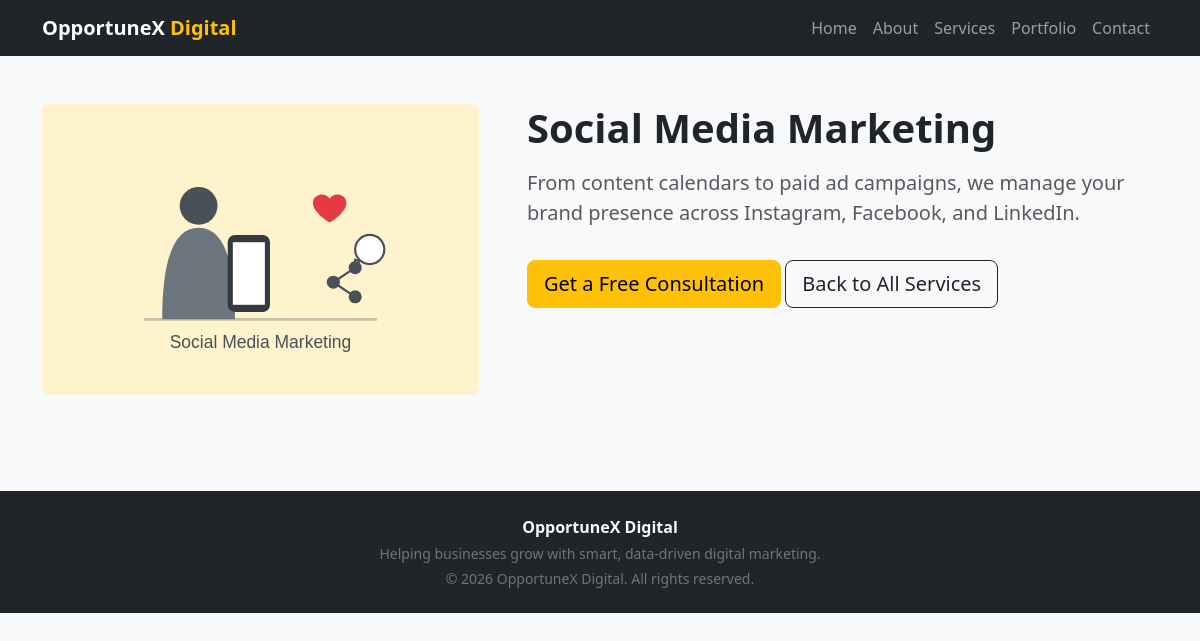
The app's page /service_detail.php?id=2, older data.
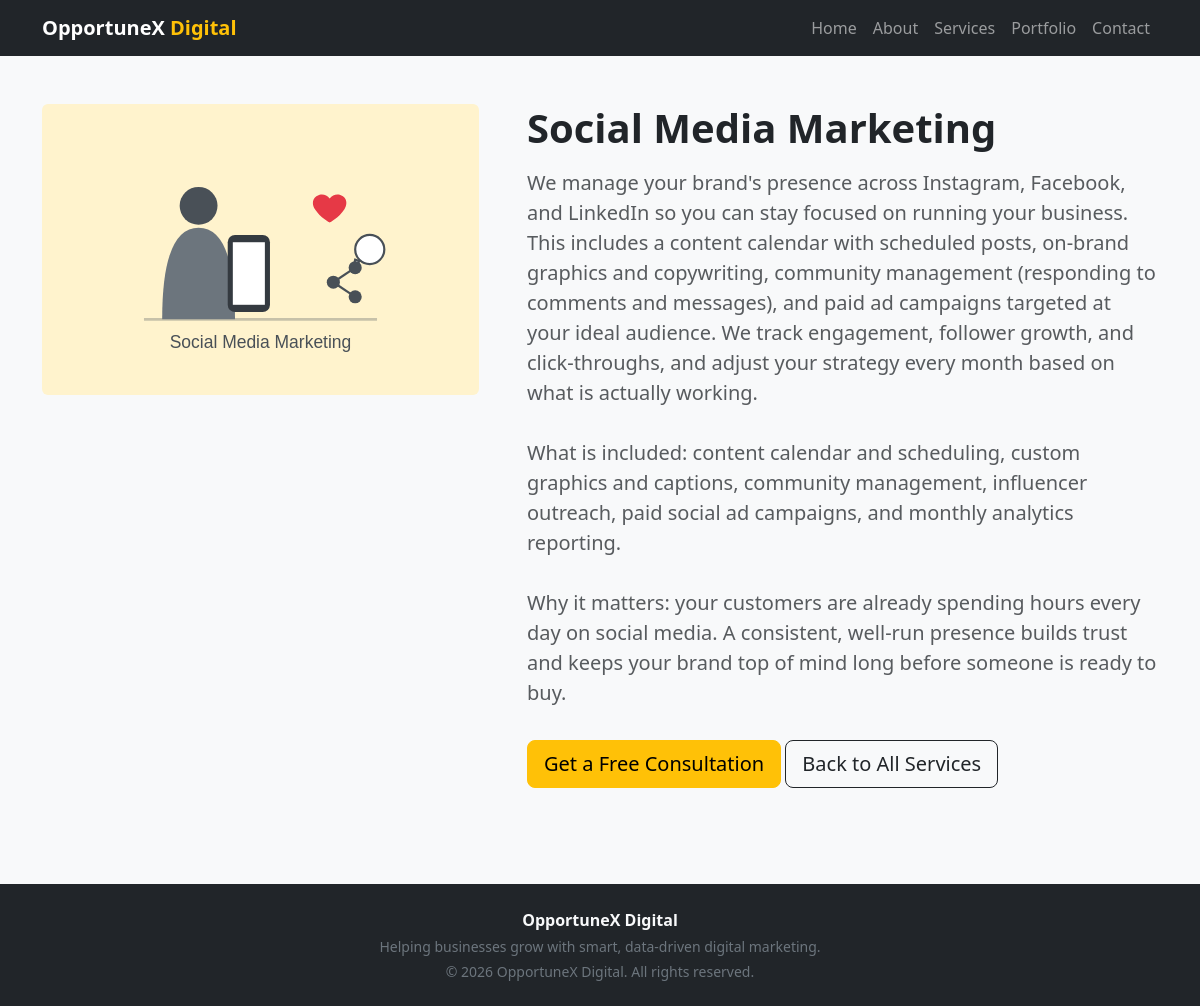
The same page, newer data.
### tables this page shows
CREATE TABLE services (
    id INT AUTO_INCREMENT PRIMARY KEY,
    title VARCHAR(150) NOT NULL,
    description TEXT NOT NULL,
    image VARCHAR(255) DEFAULT NULL,
    meta_title VARCHAR(160) DEFAULT NULL,
    meta_description VARCHAR(300) DEFAULT NULL,
    created_at TIMESTAMP DEFAULT CURRENT_TIMESTAMP
);

### includes/functions.php (called while the page is built, shortened)
<?php
function clean_input($value) {
    return htmlspecialchars(trim($value ?? ''), ENT_QUOTES, 'UTF-8');
}
function service_hero_image_url($filename, $title = '') {
    $title = strtolower($title);
    if (str_contains($title, 'social media') || str_contains($title, 'smm')) {
        return BASE_URL . '/assets/img/service-hero-smm.svg';
    }
    return BASE_URL . '/assets/img/placeholder.svg';
}

### public/service_detail.php (the view, shortened to what this page needs)
<?php
require_once __DIR__ . '/../includes/db.php';
require_once __DIR__ . '/../includes/functions.php';
$id = filter_input(INPUT_GET, 'id', FILTER_VALIDATE_INT);
$service = null;
if ($id) {
    $stmt = mysqli_prepare($conn, "SELECT id, title, description, image, meta_title, meta_description FROM services WHERE id = ?");
    mysqli_stmt_bind_param($stmt, 'i', $id);
    mysqli_stmt_execute($stmt);
    $service = mysqli_fetch_assoc(mysqli_stmt_get_result($stmt));
}
require_once __DIR__ . '/../includes/header.php';
?>
<section class="py-5">
  <div class="container">
    <?php if ($service): ?>
      <div class="row justify-content-center align-items-start g-5">
        <div class="col-lg-5">
          <img src="<?= service_hero_image_url($service['image'], $service['title']) ?>" class="img-fluid rounded" alt="<?= clean_input($service['title']) ?>">
        </div>
        <div class="col-lg-7">
          <h1 class="fw-bold mb-3"><?= clean_input($service['title']) ?></h1>
          <p class="lead text-muted"><?= nl2br(clean_input($service['description'])) ?></p>
          <a href="contact.php" class="btn btn-warning btn-lg mt-3">Get a Free Consultation</a>
          <a href="services.php" class="btn btn-outline-dark btn-lg mt-3">Back to All Services</a>
        </div>
      </div>
    <?php endif; ?>
  </div>
</section>
<?php require_once __DIR__ . '/../includes/footer.php'; ?>

Row changes from the older to the newer data that the page shows:
changed services "Social Media Marketing": description "From content calendars to paid ad campaigns, we manage your brand presence across Instagram, Facebook, and LinkedIn." → "We manage your brand's presence across Instagram, Facebook, and LinkedIn so you can stay focused on running your business. This includes a content calendar with scheduled posts, on-brand graphics and copywriting, community management (responding to comments and messages), and paid ad campaigns targeted at your ideal audience. We track engagement, follower growth, and click-throughs, and adjust your strategy every month based on what is actually working. What is included: content calendar and scheduling, custom graphics and captions, community management, influencer outreach, paid social ad campaigns, and monthly analytics reporting. Why it matters: your customers are already spending hours…"
